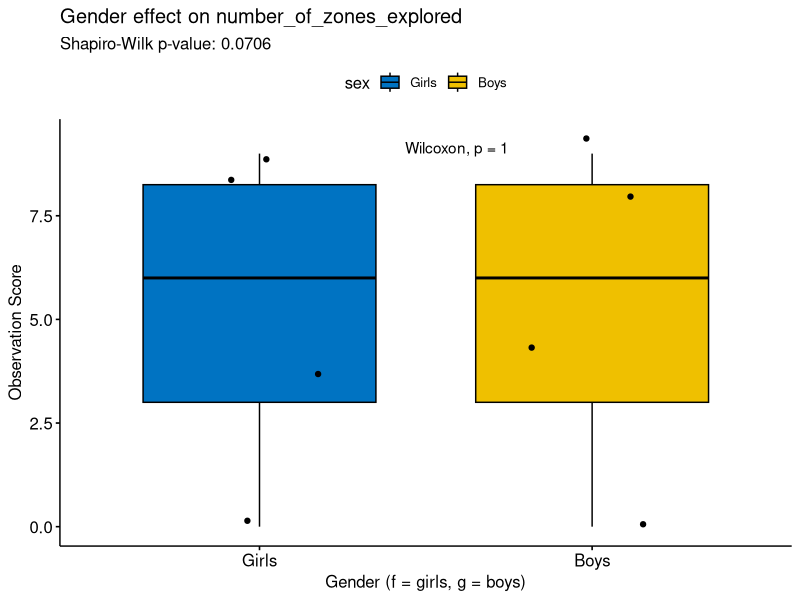
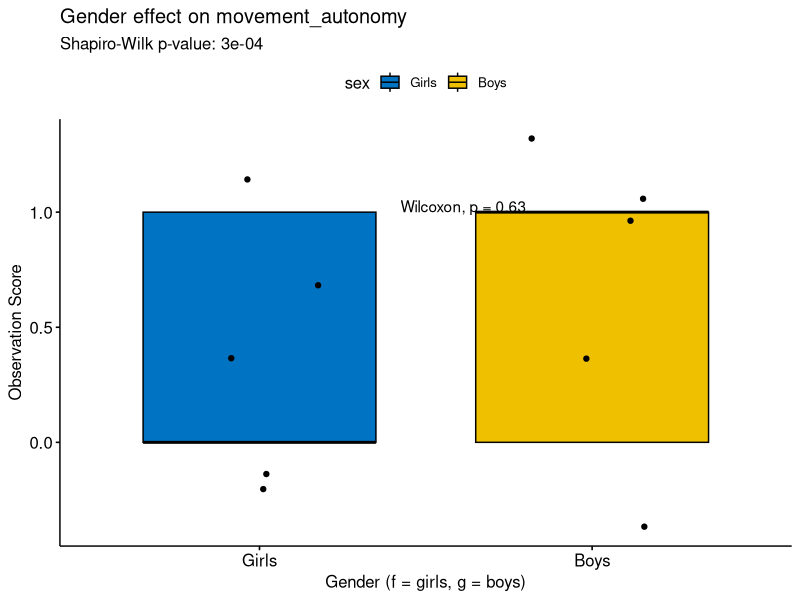
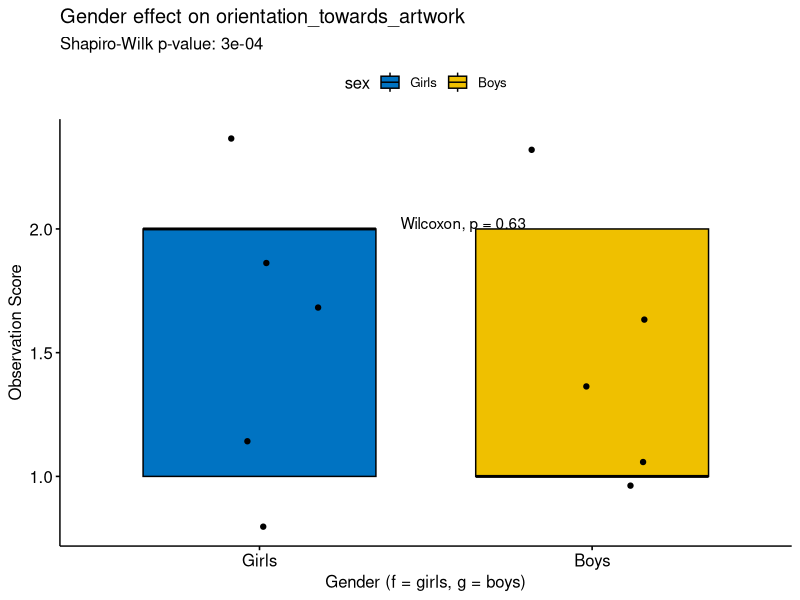
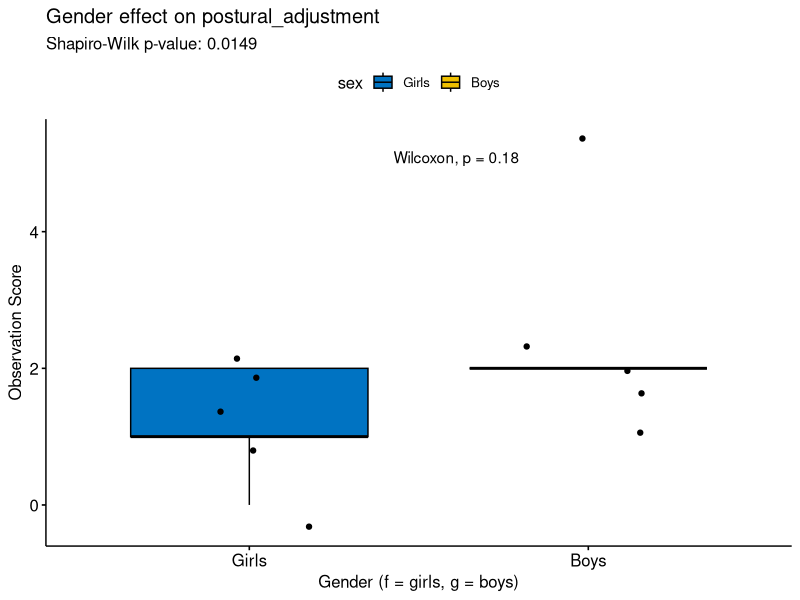
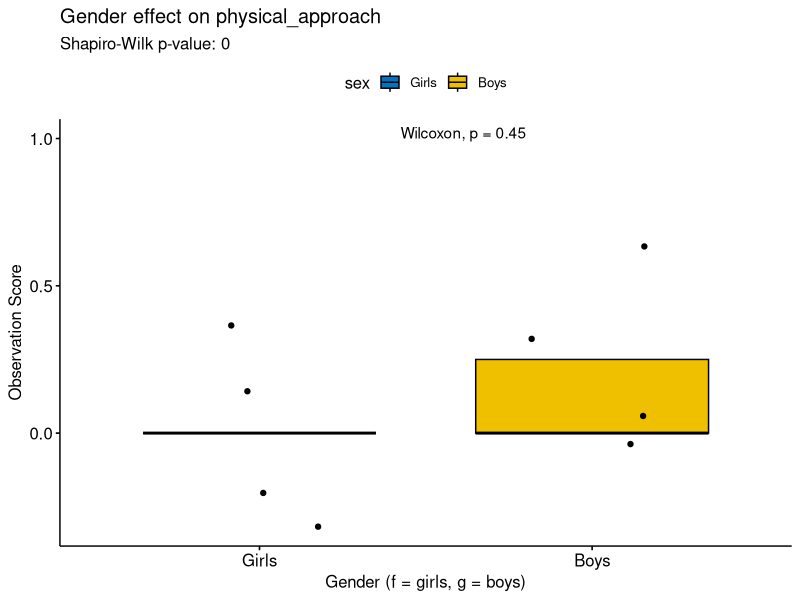
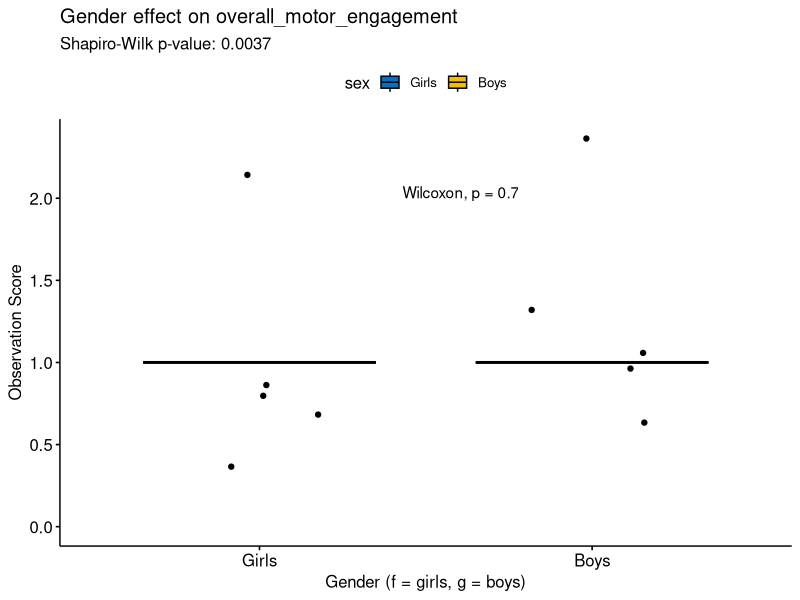
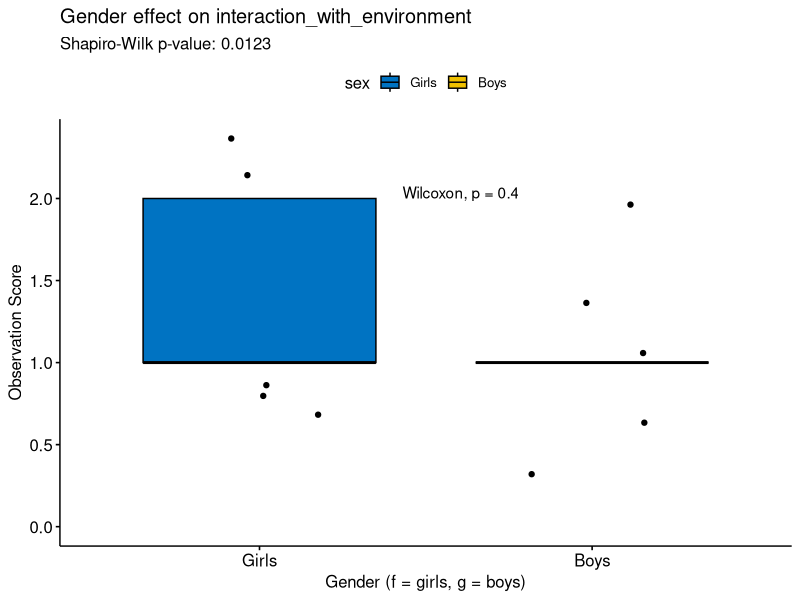
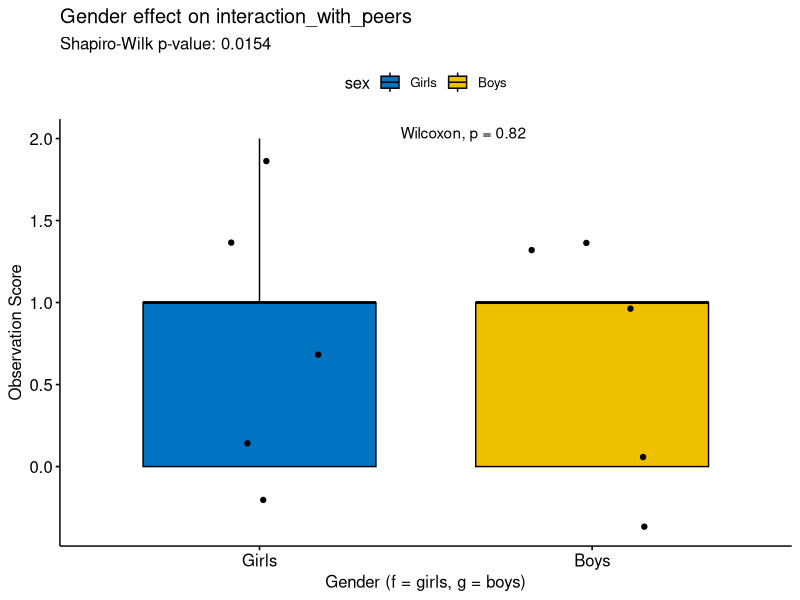

Reproduce these figures in R, in order.
## ---- chunk 1
knitr::opts_chunk$set(echo = TRUE)

#Loading libraries
library(tidyverse)
library(ggpubr)
library(rstatix)
## ---- chunk 2
# Importing the cleaned file from Python
df <- read.csv("data/data_clean.csv", sep = ";")
# Quick chek
str(df)
## ---- chunk 3
# Converting 'sex' into a factor to define the comparison groups
df$sex <- factor(df$sex,
                 levels = c("f", "g"),
                 labels = c("Girls", "Boys"))
## ---- chunk 4
# List of behaviors to analyze
behavioral_vars <- c("number_of_zones_explored", "movement_autonomy", 
                     "orientation_towards_artwork", "postural_adjustment", 
                     "physical_approach", "overall_motor_engagement", 
                     "interaction_with_environment", "interaction_with_peers", 
                     "interaction_with_adults")

# Using a loop here to avoid copy-pasting the same code for every single variable
for (var in behavioral_vars) {
  cat("\n\n### Analyzing behavior:", var, "\n")
  
  
  # Checking for normality (Shapiro-Wilk test)
  # Using na.omit so the code doesn't crash if there are empty cells (NAs)
  shapiro_res <- shapiro.test(na.omit(df[[var]]))
  print(shapiro_res)
}
## ---- chunk 5
# Creating the comparison plot and most of the data isn't normally distributed.

for (var in behavioral_vars) {
  
  # Print a header for each variable in the report
  cat("\n\n### Analyzing behavior:", var, "\n")
  
  # Normality Check (Shapiro-Wilk Test)
  # We use na.omit to handle missing data (NAs) so the test doesn't fail.
  shapiro_res <- shapiro.test(na.omit(df[[var]]))
  print(shapiro_res)
  
  # Visualizing and Comparing Groups
  # We use 'ggboxplot' from the ggpubr package.
  p <- ggboxplot(df, x = "sex", y = var,
            fill = "sex", 
            palette = "jco", 
            add = "jitter", # Jitter shows the 10 individual observation points
            title = paste("Gender effect on", var),
            subtitle = paste("Shapiro-Wilk p-value:", round(shapiro_res$p.value, 4)),
            ylab = "Observation Score", 
            xlab = "Gender (f = girls, g = boys)") +
    
    # Add the Wilcoxon test p-value directly onto the plot
    stat_compare_means(method = "wilcox.test", label.x = 1.5)
  
  print(p)
}
## ---- chunk 6
# Defining the variables to analyze (Quantitative & Ordinal)
variables_to_analyze <- c("number_of_zones_explored", "movement_autonomy", 
                          "orientation_towards_artwork", "postural_adjustment", 
                          "overall_motor_engagement", "interaction_with_adults")

# Running the loop for statistical analysis and visualization
# We use 'v' as a placeholder for each variable in the list
for (v in variables_to_analyze) {
  
  cat("\n\n### Statistical Analysis for:", v, "\n")
  
  # 1. Wilcoxon Rank Sum Test
  # We use rstatix:: to avoid conflicts and handle non-normal data
  test_result <- df %>% 
    rstatix::wilcox_test(as.formula(paste(v, "~ sex")))
  print(test_result)
  
  # 2. Effect Size (r)
  # Crucial for small samples (n=10) to measure the strength of the relationship
  eff_size <- df %>% 
    filter(!is.na(.data[[v]])) %>%
    rstatix::wilcox_effsize(as.formula(paste(v, "~ sex")))
  print(eff_size)
  
  # 3. Visualization with ggboxplot
  # We include jitter points to show the 10 individual observations
  p <- ggboxplot(df, x = "sex", y = v,
            fill = "sex", 
            palette = "npg", 
            add = "jitter", 
            title = paste("Comparison by Gender:", v),
            subtitle = paste("Effect Size r =", round(eff_size$effsize, 3)),
            ylab = "Observation Score", 
            xlab = "Gender Group") +
    stat_compare_means(method = "wilcox.test", label.y.npc = "top")
  
  # Display the plot in the report
  print(p)
  
} 
## ---- chunk 7
df$global_engagement <- rowMeans(
  df[, c("movement_autonomy", "postural_adjustment", "overall_motor_engagement")], 
  na.rm = TRUE
)

# We perform the test and SAVE it into 'global_test'
# We use rstatix:: to be safe from the error we saw earlier
global_test <- df %>% 
  rstatix::wilcox_test(global_engagement ~ sex)
print(global_test)

# Global visualization
p_global <- ggboxplot(df, x = "sex", y = "global_engagement",
            fill = "sex", palette = "jco", add = "jitter",
            title = "Global Engagement Score by Gender",
            ylab = "Mean Engagement Score", 
            xlab = "Gender") +
    stat_compare_means(method = "wilcox.test")

print(p_global)
